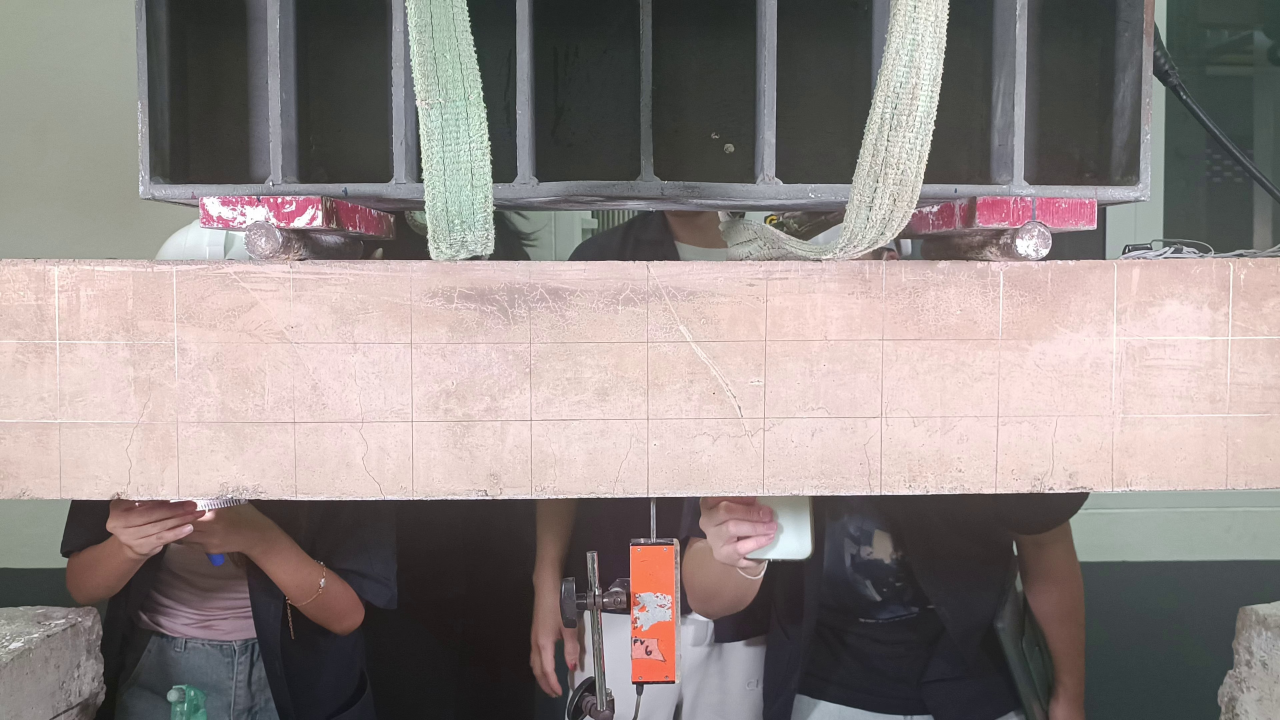
#> input picture code/images/frame_0013.jpg, 3840 x 2160 px (shown at 1/3 size)
$ python crop.py
#> lines starting #> are read from the running program, lines starting #| are printed output that depends on the picture
import cv2

# Load the image
image = cv2.imread('../../images/frame_0013.jpg')
#> image is the input picture: shape (2160, 3840, 3); mean B, G, R 131.4, 133.8, 143.1

# Crop the image: [y1:y2, x1:x2]
cropped_image = image[0:745, 0:3840]
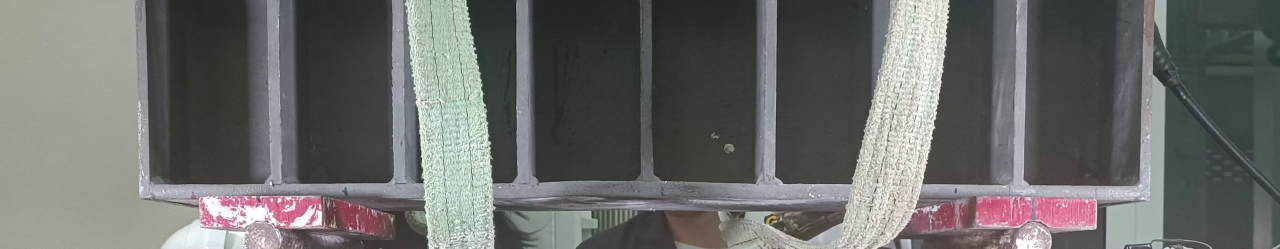
#> cropped_image: shape (745, 3840, 3) (shown at 1/3 size); mean B, G, R 105.2, 107.6, 106.3

# Show the cropped image
cv2.imshow('Cropped Image', cropped_image)
cv2.waitKey(0)
cv2.destroyAllWindows()

$ run again, with code/images/frame_0000.jpg copied over code/images/frame_0013.jpg
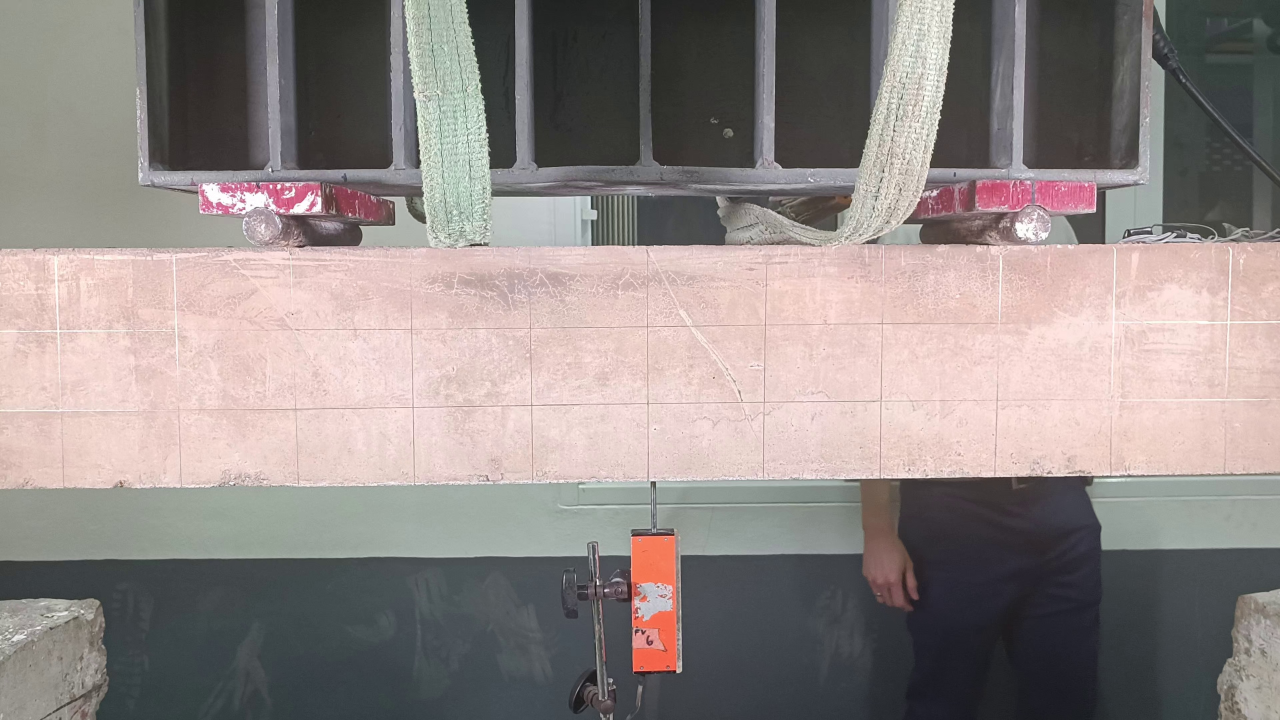
#> input picture code/images/frame_0000.jpg, 3840 x 2160 px (shown at 1/3 size)
#> image is the input picture: shape (2160, 3840, 3); mean B, G, R 133.5, 135.9, 144.7
#> `cropped_image = image[0:745, 0:3840]`:
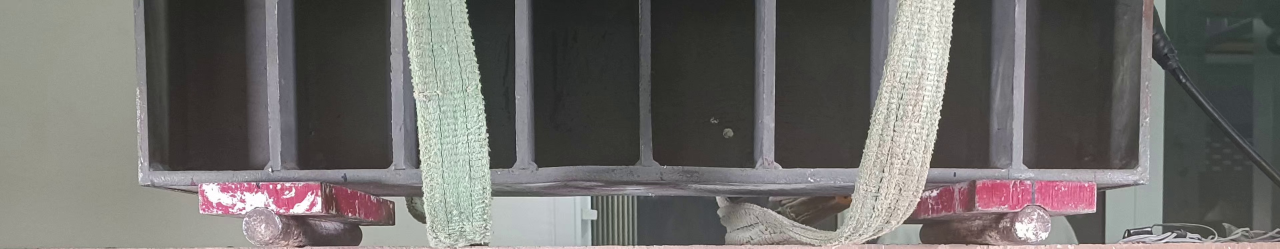
#> cropped_image: shape (745, 3840, 3) (shown at 1/3 size); mean B, G, R 105.3, 107.7, 109.8
